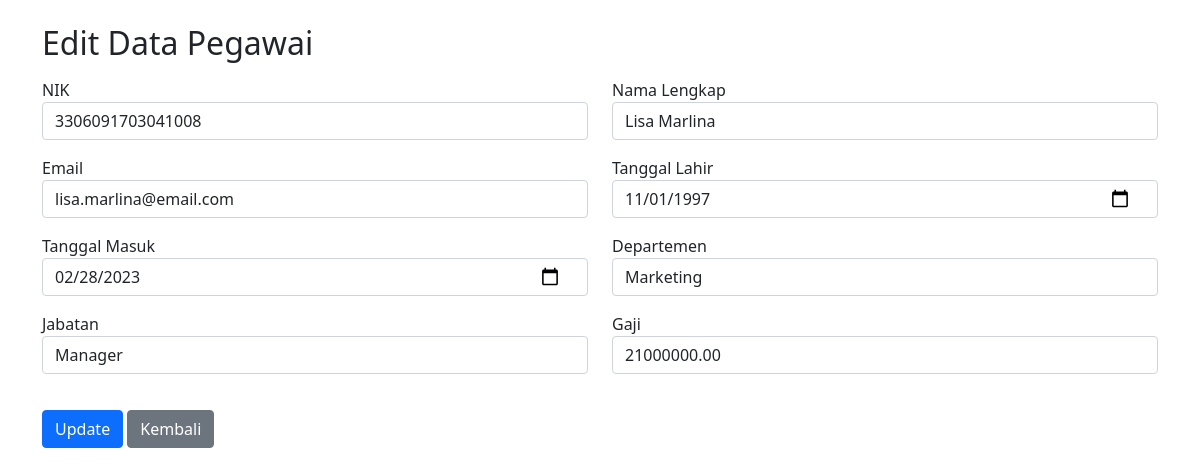
The page /employees/edit.php?id=9 (signed in) on the database its author committed.
### tables this page shows
CREATE TABLE `employees` (
  `emp_id` int(11) NOT NULL AUTO_INCREMENT,
  `nik` varchar(20) NOT NULL,
  `full_name` varchar(100) NOT NULL,
  `email` varchar(100) NOT NULL,
  `birth_date` date DEFAULT NULL,
  `hire_date` date DEFAULT NULL,
  `dept_id` int(11) DEFAULT NULL,
  `position_id` int(11) DEFAULT NULL,
  `salary` decimal(15,2) DEFAULT NULL,
  `created_at` timestamp NOT NULL DEFAULT current_timestamp(),
  `updated_at` timestamp NOT NULL DEFAULT current_timestamp() ON UPDATE current_timestamp(),
  PRIMARY KEY (`emp_id`),
  UNIQUE KEY `nik` (`nik`),
  UNIQUE KEY `email` (`email`),
  KEY `dept_id` (`dept_id`),
  KEY `position_id` (`position_id`),
  CONSTRAINT `employees_ibfk_1` FOREIGN KEY (`dept_id`) REFERENCES `departments` (`dept_id`),
  CONSTRAINT `employees_ibfk_2` FOREIGN KEY (`position_id`) REFERENCES `positions` (`position_id`)
);

CREATE TABLE `departments` (
  `dept_id` int(11) NOT NULL AUTO_INCREMENT,
  `dept_name` varchar(100) NOT NULL,
  `created_at` timestamp NOT NULL DEFAULT current_timestamp(),
  PRIMARY KEY (`dept_id`)
);

CREATE TABLE `positions` (
  `position_id` int(11) NOT NULL AUTO_INCREMENT,
  `position_name` varchar(100) NOT NULL,
  `salary_range_min` decimal(15,2) DEFAULT NULL,
  `salary_range_max` decimal(15,2) DEFAULT NULL,
  `created_at` timestamp NOT NULL DEFAULT current_timestamp(),
  PRIMARY KEY (`position_id`)
);

### employees/edit.php (the view, shortened to what this page needs)
<?php
$database = new Database();
$db = $database->getConnection();
if (isset($_GET['id'])) {
    $emp_id = $_GET['id'];
    $query = "SELECT e.*, d.dept_name, p.position_name
              FROM employees e
              LEFT JOIN departments d ON e.dept_id = d.dept_id
              LEFT JOIN positions p ON e.position_id = p.position_id
              WHERE e.emp_id = ?";
    $stmt = $db->prepare($query);
    $stmt->execute([$emp_id]);
    $employee = $stmt->fetch(PDO::FETCH_ASSOC);
    $dept_query = "SELECT * FROM departments ORDER BY dept_name";
    $pos_query = "SELECT * FROM positions ORDER BY position_name";
    $dept_stmt = $db->prepare($dept_query);
    $pos_stmt = $db->prepare($pos_query);
    $dept_stmt->execute();
    $pos_stmt->execute();
    $departments = $dept_stmt->fetchAll(PDO::FETCH_ASSOC);
    $positions = $pos_stmt->fetchAll(PDO::FETCH_ASSOC);
}
?>
<!DOCTYPE html>
<html>
<head>
    <link href="https://cdn.jsdelivr.net/npm/bootstrap@5.1.3/dist/css/bootstrap.min.css" rel="stylesheet">
</head>
<body>
    <div class="container mt-4">
        <h2>Edit Data Pegawai</h2>
        <form method="POST" class="mt-3">
            <div class="row">
                <div class="col-md-6 mb-3">
                    <label>NIK</label>
                    <input type="text" name="nik" class="form-control" value="<?php echo htmlspecialchars($employee['nik']); ?>" required>
                </div>
                <div class="col-md-6 mb-3">
                    <label>Nama Lengkap</label>
                    <input type="text" name="full_name" class="form-control" value="<?php echo htmlspecialchars($employee['full_name']); ?>" required>
                </div>
                <div class="col-md-6 mb-3">
                    <label>Email</label>
                    <input type="email" name="email" class="form-control" value="<?php echo htmlspecialchars($employee['email']); ?>" required>
                </div>
                <div class="col-md-6 mb-3">
                    <label>Tanggal Lahir</label>
                    <input type="date" name="birth_date" class="form-control" value="<?php echo $employee['birth_date']; ?>" required>
                </div>
                <div class="col-md-6 mb-3">
                    <label>Tanggal Masuk</label>
                    <input type="date" name="hire_date" class="form-control" value="<?php echo $employee['hire_date']; ?>" required>
                </div>
                <div class="col-md-6 mb-3">
                    <label>Departemen</label>
                    <select name="dept_id" class="form-control" required>
                        <?php foreach ($departments as $dept): ?>
                            <option value="<?php echo $dept['dept_id']; ?>"
                                <?php echo $dept['dept_id'] == $employee['dept_id'] ? 'selected' : ''; ?>>
                                <?php echo htmlspecialchars($dept['dept_name']); ?>
                            </option>
                        <?php endforeach; ?>
                    </select>
                </div>
                <div class="col-md-6 mb-3">
                    <label>Jabatan</label>
                    <select name="position_id" class="form-control" required>
                        <?php foreach ($positions as $pos): ?>
                            <option value="<?php echo $pos['position_id']; ?>"
                                <?php echo $pos['position_id'] == $employee['position_id'] ? 'selected' : ''; ?>>
                                <?php echo htmlspecialchars($pos['position_name']); ?>
                            </option>
                        <?php endforeach; ?>
                    </select>
                </div>
                <div class="col-md-6 mb-3">
                    <label>Gaji</label>
                    <input type="number" name="salary" class="form-control" value="<?php echo $employee['salary']; ?>" required>
                </div>
            </div>
            <div class="mt-3">
                <button type="submit" class="btn btn-primary">Update</button>
                <a href="index.php" class="btn btn-secondary">Kembali</a>
            </div>
        </form>
    </div>
</body>
</html>

### employees/edit.php (style rules this page uses)
input[type="date"] { position: relative; padding-right: 25px; }

### rows shown on the page
employees: nik "3306091703041008", full_name "Lisa Marlina", email "lisa.marlina@email.com", birth_date "11/01/1997", hire_date "02/28/2023", dept_id "Marketing", position_id "Manager", salary "21000000.00"
